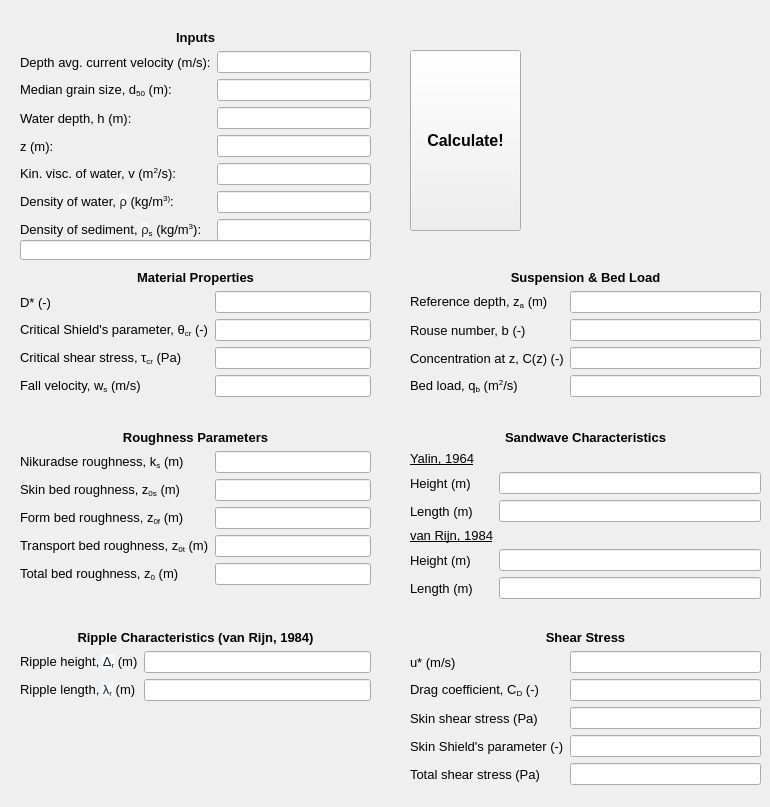
    <widget class="QWidget" name="tab">
     <attribute name="title">
      <string>Currents</string>
     </attribute>
     <widget class="QWidget" name="formLayoutWidget">
      <property name="geometry">
       <rect>
        <x>20</x>
        <y>30</y>
        <width>351</width>
        <height>232</height>
       </rect>
      </property>
      <layout class="QFormLayout" name="formLayout_2">
       <item row="2" column="0">
        <widget class="QLabel" name="Ubar_lbl">
         <property name="font">
          <font>
           <family>MS Shell Dlg 2</family>
           <pointsize>10</pointsize>
          </font>
         </property>
         <property name="text">
          <string>Depth avg. current velocity (m/s):</string>
         </property>
        </widget>
       </item>
       <item row="2" column="1">
        <widget class="QLineEdit" name="Ubar_txt"/>
       </item>
       <item row="3" column="0">
        <widget class="QLabel" name="d50_lbl">
         <property name="font">
          <font>
           <family>MS Shell Dlg 2</family>
           <pointsize>10</pointsize>
          </font>
         </property>
         <property name="text">
          <string>&lt;html&gt;&lt;head/&gt;&lt;body&gt;&lt;p&gt;Median grain size, d&lt;span style=&quot; vertical-align:sub;&quot;&gt;50&lt;/span&gt; (m):&lt;/p&gt;&lt;/body&gt;&lt;/html&gt;</string>
         </property>
        </widget>
       </item>
       <item row="3" column="1">
        <widget class="QLineEdit" name="d50_txt"/>
       </item>
       <item row="4" column="0">
        <widget class="QLabel" name="h_lbl">
         <property name="font">
          <font>
           <family>MS Shell Dlg 2</family>
           <pointsize>10</pointsize>
           <weight>50</weight>
           <bold>false</bold>
           <strikeout>false</strikeout>
           <kerning>true</kerning>
          </font>
         </property>
         <property name="text">
          <string>Water depth, h (m):</string>
         </property>
        </widget>
       </item>
       <item row="4" column="1">
        <widget class="QLineEdit" name="h_txt"/>
       </item>
       <item row="6" column="0">
        <widget class="QLabel" name="nu_lbl">
         <property name="font">
          <font>
           <family>MS Shell Dlg 2</family>
           <pointsize>10</pointsize>
          </font>
         </property>
         <property name="text">
          <string>&lt;html&gt;&lt;head/&gt;&lt;body&gt;&lt;p&gt;Kin. visc. of water, v (m&lt;span style=&quot; vertical-align:super;&quot;&gt;2&lt;/span&gt;/s):&lt;/p&gt;&lt;/body&gt;&lt;/html&gt;</string>
         </property>
        </widget>
       </item>
       <item row="6" column="1">
        <widget class="QLineEdit" name="nu_txt"/>
       </item>
       <item row="7" column="0">
        <widget class="QLabel" name="ro_lbl">
         <property name="font">
          <font>
           <family>MS Shell Dlg 2</family>
           <pointsize>10</pointsize>
          </font>
         </property>
         <property name="text">
          <string>&lt;html&gt;&lt;head/&gt;&lt;body&gt;&lt;p&gt;Density of water, &lt;span style=&quot; font-family:'sans-serif'; color:#202122; background-color:#f8f9fa;&quot;&gt;ρ&lt;/span&gt; (kg/m&lt;span style=&quot; vertical-align:super;&quot;&gt;3)&lt;/span&gt;:&lt;/p&gt;&lt;/body&gt;&lt;/html&gt;</string>
         </property>
        </widget>
       </item>
       <item row="7" column="1">
        <widget class="QLineEdit" name="ro_txt"/>
       </item>
       <item row="8" column="1">
        <widget class="QLineEdit" name="ro_s_txt"/>
       </item>
       <item row="8" column="0">
        <widget class="QLabel" name="ro_s_lbl">
         <property name="font">
          <font>
           <family>MS Shell Dlg 2</family>
           <pointsize>10</pointsize>
          </font>
         </property>
         <property name="text">
          <string>&lt;html&gt;&lt;head/&gt;&lt;body&gt;&lt;p&gt;Density of sediment, &lt;span style=&quot; font-family:'sans-serif'; color:#202122; background-color:#f8f9fa;&quot;&gt;ρ&lt;/span&gt;&lt;span style=&quot; vertical-align:sub;&quot;&gt;s&lt;/span&gt; (kg/m&lt;span style=&quot; vertical-align:super;&quot;&gt;3&lt;/span&gt;):&lt;/p&gt;&lt;/body&gt;&lt;/html&gt;</string>
         </property>
        </widget>
       </item>
       <item row="5" column="0">
        <widget class="QLabel" name="z_lbl">
         <property name="font">
          <font>
           <family>MS Shell Dlg 2</family>
           <pointsize>10</pointsize>
          </font>
         </property>
         <property name="text">
          <string>z (m):</string>
         </property>
        </widget>
       </item>
       <item row="5" column="1">
        <widget class="QLineEdit" name="z_txt"/>
       </item>
       <item row="1" column="0" colspan="2">
        <widget class="QLabel" name="inputs_lbl">
         <property name="font">
          <font>
           <family>MS Shell Dlg 2</family>
           <pointsize>10</pointsize>
           <weight>75</weight>
           <bold>true</bold>
          </font>
         </property>
         <property name="text">
          <string>&lt;html&gt;&lt;head/&gt;&lt;body&gt;&lt;p align=&quot;center&quot;&gt;Inputs&lt;/p&gt;&lt;/body&gt;&lt;/html&gt;</string>
         </property>
        </widget>
       </item>
      </layout>
     </widget>
     <widget class="QPushButton" name="calculateCurrent_btn">
      <property name="geometry">
       <rect>
        <x>410</x>
        <y>50</y>
        <width>111</width>
        <height>181</height>
       </rect>
      </property>
      <property name="font">
       <font>
        <family>MS Shell Dlg 2</family>
        <pointsize>12</pointsize>
        <weight>75</weight>
        <bold>true</bold>
       </font>
      </property>
      <property name="text">
       <string>Calculate!</string>
      </property>
     </widget>
     <widget class="QWidget" name="formLayoutWidget_2">
      <property name="geometry">
       <rect>
        <x>20</x>
        <y>430</y>
        <width>351</width>
        <height>174</height>
       </rect>
      </property>
      <layout class="QFormLayout" name="formLayout_3">
       <item row="1" column="0" colspan="2">
        <widget class="QLabel" name="roughness_lbl">
         <property name="font">
          <font>
           <family>MS Shell Dlg 2</family>
           <pointsize>10</pointsize>
           <weight>75</weight>
           <bold>true</bold>
          </font>
         </property>
         <property name="text">
          <string>&lt;html&gt;&lt;head/&gt;&lt;body&gt;&lt;p align=&quot;center&quot;&gt;Roughness Parameters&lt;/p&gt;&lt;/body&gt;&lt;/html&gt;</string>
         </property>
        </widget>
       </item>
       <item row="2" column="0">
        <widget class="QLabel" name="ks_lbl">
         <property name="font">
          <font>
           <family>MS Shell Dlg 2</family>
           <pointsize>10</pointsize>
          </font>
         </property>
         <property name="text">
          <string>&lt;html&gt;&lt;head/&gt;&lt;body&gt;&lt;p&gt;Nikuradse roughness, k&lt;span style=&quot; vertical-align:sub;&quot;&gt;s&lt;/span&gt; (m)&lt;/p&gt;&lt;/body&gt;&lt;/html&gt;</string>
         </property>
        </widget>
       </item>
       <item row="2" column="1">
        <widget class="QLineEdit" name="ks_txt">
         <property name="readOnly">
          <bool>true</bool>
         </property>
        </widget>
       </item>
       <item row="3" column="0">
        <widget class="QLabel" name="z0s_lbl">
         <property name="font">
          <font>
           <family>MS Shell Dlg 2</family>
           <pointsize>10</pointsize>
          </font>
         </property>
         <property name="text">
          <string>&lt;html&gt;&lt;head/&gt;&lt;body&gt;&lt;p&gt;Skin bed roughness, z&lt;span style=&quot; vertical-align:sub;&quot;&gt;0s&lt;/span&gt; (m)&lt;/p&gt;&lt;/body&gt;&lt;/html&gt;</string>
         </property>
        </widget>
       </item>
       <item row="3" column="1">
        <widget class="QLineEdit" name="z0s_txt">
         <property name="readOnly">
          <bool>true</bool>
         </property>
        </widget>
       </item>
       <item row="4" column="0">
        <widget class="QLabel" name="z0f_lbl">
         <property name="font">
          <font>
           <family>MS Shell Dlg 2</family>
           <pointsize>10</pointsize>
          </font>
         </property>
         <property name="text">
          <string>&lt;html&gt;&lt;head/&gt;&lt;body&gt;&lt;p&gt;Form bed roughness, z&lt;span style=&quot; vertical-align:sub;&quot;&gt;0f&lt;/span&gt; (m)&lt;/p&gt;&lt;/body&gt;&lt;/html&gt;</string>
         </property>
        </widget>
       </item>
       <item row="4" column="1">
        <widget class="QLineEdit" name="z0f_txt">
         <property name="readOnly">
          <bool>true</bool>
         </property>
        </widget>
       </item>
       <item row="5" column="0">
        <widget class="QLabel" name="z0t_lnl">
         <property name="font">
          <font>
           <family>MS Shell Dlg 2</family>
           <pointsize>10</pointsize>
          </font>
         </property>
         <property name="text">
          <string>&lt;html&gt;&lt;head/&gt;&lt;body&gt;&lt;p&gt;Transport bed roughness, z&lt;span style=&quot; vertical-align:sub;&quot;&gt;0t&lt;/span&gt; (m)&lt;/p&gt;&lt;/body&gt;&lt;/html&gt;</string>
         </property>
        </widget>
       </item>
       <item row="5" column="1">
        <widget class="QLineEdit" name="z0t_txt">
         <property name="readOnly">
          <bool>true</bool>
         </property>
        </widget>
       </item>
       <item row="6" column="0">
        <widget class="QLabel" name="z0_lbl">
         <property name="font">
          <font>
           <family>MS Shell Dlg 2</family>
           <pointsize>10</pointsize>
          </font>
         </property>
         <property name="text">
          <string>&lt;html&gt;&lt;head/&gt;&lt;body&gt;&lt;p&gt;Total bed roughness, z&lt;span style=&quot; vertical-align:sub;&quot;&gt;0&lt;/span&gt; (m)&lt;/p&gt;&lt;/body&gt;&lt;/html&gt;</string>
         </property>
        </widget>
       </item>
       <item row="6" column="1">
        <widget class="QLineEdit" name="z0_txt">
         <property name="readOnly">
          <bool>true</bool>
         </property>
        </widget>
       </item>
      </layout>
     </widget>
     <widget class="QWidget" name="formLayoutWidget_3">
      <property name="geometry">
       <rect>
        <x>20</x>
        <y>630</y>
        <width>351</width>
        <height>81</height>
       </rect>
      </property>
      <layout class="QFormLayout" name="formLayout_4">
       <item row="1" column="0">
        <widget class="QLabel" name="rippleHeight_lbl">
         <property name="font">
          <font>
           <family>MS Shell Dlg 2</family>
           <pointsize>10</pointsize>
          </font>
         </property>
         <property name="text">
          <string>&lt;html&gt;&lt;head/&gt;&lt;body&gt;&lt;p&gt;Ripple height, &lt;span style=&quot; font-family:'sans-serif'; color:#202122; background-color:#f8f9fa;&quot;&gt;Δ&lt;/span&gt;&lt;span style=&quot; font-family:'sans-serif'; color:#202122; background-color:#f8f9fa; vertical-align:sub;&quot;&gt;r&lt;/span&gt; (m)&lt;/p&gt;&lt;/body&gt;&lt;/html&gt;</string>
         </property>
        </widget>
       </item>
       <item row="1" column="1">
        <widget class="QLineEdit" name="rippleHeight_txt">
         <property name="readOnly">
          <bool>true</bool>
         </property>
        </widget>
       </item>
       <item row="2" column="0">
        <widget class="QLabel" name="rippleLength_lbl">
         <property name="font">
          <font>
           <family>MS Shell Dlg 2</family>
           <pointsize>10</pointsize>
          </font>
         </property>
         <property name="text">
          <string>&lt;html&gt;&lt;head/&gt;&lt;body&gt;&lt;p&gt;Ripple length, &lt;span style=&quot; font-family:'sans-serif'; color:#202122; background-color:#f8f9fa;&quot;&gt;λ&lt;/span&gt;&lt;span style=&quot; font-family:'sans-serif'; color:#202122; background-color:#f8f9fa; vertical-align:sub;&quot;&gt;r&lt;/span&gt; (m)&lt;/p&gt;&lt;/body&gt;&lt;/html&gt;</string>
         </property>
        </widget>
       </item>
       <item row="2" column="1">
        <widget class="QLineEdit" name="rippleLength_txt">
         <property name="readOnly">
          <bool>true</bool>
         </property>
        </widget>
       </item>
       <item row="0" column="0" colspan="2">
        <widget class="QLabel" name="rippleCharacteristics_lbl">
         <property name="font">
          <font>
           <family>MS Shell Dlg 2</family>
           <pointsize>10</pointsize>
           <weight>75</weight>
           <bold>true</bold>
          </font>
         </property>
         <property name="text">
          <string>&lt;html&gt;&lt;head/&gt;&lt;body&gt;&lt;p align=&quot;center&quot;&gt;Ripple Characteristics (van Rijn, 1984)&lt;/p&gt;&lt;/body&gt;&lt;/html&gt;</string>
         </property>
        </widget>
       </item>
      </layout>
     </widget>
     <widget class="QWidget" name="formLayoutWidget_4">
      <property name="geometry">
       <rect>
        <x>410</x>
        <y>430</y>
        <width>351</width>
        <height>193</height>
       </rect>
      </property>
      <layout class="QFormLayout" name="formLayout_5">
       <item row="1" column="0">
        <widget class="QLabel" name="yalin1964_lbl">
         <property name="font">
          <font>
           <family>MS Shell Dlg 2</family>
           <pointsize>10</pointsize>
           <weight>50</weight>
           <bold>false</bold>
           <underline>true</underline>
          </font>
         </property>
         <property name="text">
          <string>&lt;html&gt;&lt;head/&gt;&lt;body&gt;&lt;p&gt;Yalin, 1964&lt;/p&gt;&lt;/body&gt;&lt;/html&gt;</string>
         </property>
        </widget>
       </item>
       <item row="2" column="0">
        <widget class="QLabel" name="swHeightYalin_lbl">
         <property name="font">
          <font>
           <family>MS Shell Dlg 2</family>
           <pointsize>10</pointsize>
          </font>
         </property>
         <property name="text">
          <string>Height (m)</string>
         </property>
        </widget>
       </item>
       <item row="2" column="1">
        <widget class="QLineEdit" name="swHeightYalin_txt">
         <property name="readOnly">
          <bool>true</bool>
         </property>
        </widget>
       </item>
       <item row="3" column="0">
        <widget class="QLabel" name="swLengthYalin_lbl">
         <property name="font">
          <font>
           <family>MS Shell Dlg 2</family>
           <pointsize>10</pointsize>
          </font>
         </property>
         <property name="text">
          <string>Length (m)</string>
         </property>
        </widget>
       </item>
       <item row="3" column="1">
        <widget class="QLineEdit" name="swLengthYalin_txt">
         <property name="readOnly">
          <bool>true</bool>
         </property>
        </widget>
       </item>
       <item row="4" column="0">
        <widget class="QLabel" name="vanRijn1984_lbl">
         <property name="font">
          <font>
           <family>MS Shell Dlg 2</family>
           <pointsize>10</pointsize>
           <weight>50</weight>
           <bold>false</bold>
           <underline>true</underline>
          </font>
         </property>
         <property name="text">
          <string>&lt;html&gt;&lt;head/&gt;&lt;body&gt;&lt;p&gt;van Rijn, 1984&lt;/p&gt;&lt;/body&gt;&lt;/html&gt;</string>
         </property>
        </widget>
       </item>
       <item row="5" column="0">
        <widget class="QLabel" name="swLengthvanRijn_lbl">
         <property name="font">
          <font>
           <family>MS Shell Dlg 2</family>
           <pointsize>10</pointsize>
          </font>
         </property>
         <property name="text">
          <string>Height (m)</string>
         </property>
        </widget>
       </item>
       <item row="5" column="1">
        <widget class="QLineEdit" name="swHeightvanRijn_txt">
         <property name="readOnly">
          <bool>true</bool>
         </property>
        </widget>
       </item>
       <item row="6" column="0">
        <widget class="QLabel" name="swLengthvanRijn_lbl_2">
         <property name="font">
          <font>
           <family>MS Shell Dlg 2</family>
           <pointsize>10</pointsize>
          </font>
         </property>
         <property name="text">
          <string>Length (m)</string>
         </property>
        </widget>
       </item>
       <item row="6" column="1">
        <widget class="QLineEdit" name="swLengthvanRijn_txt">
         <property name="readOnly">
          <bool>true</bool>
         </property>
        </widget>
       </item>
       <item row="0" column="0" colspan="2">
        <widget class="QLabel" name="swCharacteristics_lbl">
         <property name="font">
          <font>
           <family>MS Shell Dlg 2</family>
           <pointsize>10</pointsize>
           <weight>75</weight>
           <bold>true</bold>
          </font>
         </property>
         <property name="text">
          <string>&lt;html&gt;&lt;head/&gt;&lt;body&gt;&lt;p align=&quot;center&quot;&gt;Sandwave Characteristics&lt;/p&gt;&lt;/body&gt;&lt;/html&gt;</string>
         </property>
        </widget>
       </item>
      </layout>
     </widget>
     <widget class="QWidget" name="formLayoutWidget_5">
      <property name="geometry">
       <rect>
        <x>20</x>
        <y>270</y>
        <width>351</width>
        <height>139</height>
       </rect>
      </property>
      <layout class="QFormLayout" name="formLayout_6">
       <item row="1" column="0">
        <widget class="QLabel" name="Dstar_lbl">
         <property name="font">
          <font>
           <family>MS Shell Dlg 2</family>
           <pointsize>10</pointsize>
          </font>
         </property>
         <property name="text">
          <string>D* (-)</string>
         </property>
        </widget>
       </item>
       <item row="1" column="1">
        <widget class="QLineEdit" name="Dstar_txt">
         <property name="readOnly">
          <bool>true</bool>
         </property>
        </widget>
       </item>
       <item row="2" column="0">
        <widget class="QLabel" name="crShields_lbl">
         <property name="font">
          <font>
           <family>MS Shell Dlg 2</family>
           <pointsize>10</pointsize>
          </font>
         </property>
         <property name="text">
          <string>&lt;html&gt;&lt;head/&gt;&lt;body&gt;&lt;p&gt;Critical Shield's parameter, θ&lt;span style=&quot; vertical-align:sub;&quot;&gt;cr&lt;/span&gt; (-)&lt;/p&gt;&lt;/body&gt;&lt;/html&gt;</string>
         </property>
        </widget>
       </item>
       <item row="2" column="1">
        <widget class="QLineEdit" name="crShields_txt">
         <property name="readOnly">
          <bool>true</bool>
         </property>
        </widget>
       </item>
       <item row="3" column="0">
        <widget class="QLabel" name="crShear_lbl">
         <property name="font">
          <font>
           <family>MS Shell Dlg 2</family>
           <pointsize>10</pointsize>
           <weight>50</weight>
           <bold>false</bold>
           <strikeout>false</strikeout>
           <kerning>true</kerning>
          </font>
         </property>
         <property name="text">
          <string>&lt;html&gt;&lt;head/&gt;&lt;body&gt;&lt;p&gt;Critical shear stress, τ&lt;span style=&quot; vertical-align:sub;&quot;&gt;cr&lt;/span&gt; (Pa)&lt;/p&gt;&lt;/body&gt;&lt;/html&gt;</string>
         </property>
        </widget>
       </item>
       <item row="3" column="1">
        <widget class="QLineEdit" name="crShear_txt">
         <property name="readOnly">
          <bool>true</bool>
         </property>
        </widget>
       </item>
       <item row="0" column="0" colspan="2">
        <widget class="QLabel" name="materialProperties_lbl">
         <property name="font">
          <font>
           <family>MS Shell Dlg 2</family>
           <pointsize>10</pointsize>
           <weight>75</weight>
           <bold>true</bold>
          </font>
         </property>
         <property name="text">
          <string>&lt;html&gt;&lt;head/&gt;&lt;body&gt;&lt;p align=&quot;center&quot;&gt;Material Properties&lt;/p&gt;&lt;/body&gt;&lt;/html&gt;</string>
         </property>
        </widget>
       </item>
       <item row="4" column="0">
        <widget class="QLabel" name="fallVelocity_lbl">
         <property name="font">
          <font>
           <family>MS Shell Dlg 2</family>
           <pointsize>10</pointsize>
           <weight>50</weight>
           <bold>false</bold>
           <strikeout>false</strikeout>
           <kerning>true</kerning>
          </font>
         </property>
         <property name="text">
          <string>&lt;html&gt;&lt;head/&gt;&lt;body&gt;&lt;p&gt;Fall velocity, w&lt;span style=&quot; vertical-align:sub;&quot;&gt;s&lt;/span&gt; (m/s)&lt;/p&gt;&lt;/body&gt;&lt;/html&gt;</string>
         </property>
        </widget>
       </item>
       <item row="4" column="1">
        <widget class="QLineEdit" name="fallVelocity_txt">
         <property name="readOnly">
          <bool>true</bool>
         </property>
        </widget>
       </item>
      </layout>
     </widget>
     <widget class="QWidget" name="formLayoutWidget_6">
      <property name="geometry">
       <rect>
        <x>410</x>
        <y>630</y>
        <width>351</width>
        <height>168</height>
       </rect>
      </property>
      <layout class="QFormLayout" name="formLayout_7">
       <item row="1" column="0">
        <widget class="QLabel" name="uStar_lbl">
         <property name="font">
          <font>
           <family>MS Shell Dlg 2</family>
           <pointsize>10</pointsize>
          </font>
         </property>
         <property name="text">
          <string>u* (m/s)</string>
         </property>
        </widget>
       </item>
       <item row="1" column="1">
        <widget class="QLineEdit" name="uStar_txt">
         <property name="readOnly">
          <bool>true</bool>
         </property>
        </widget>
       </item>
       <item row="2" column="0">
        <widget class="QLabel" name="CD_lbl">
         <property name="font">
          <font>
           <family>MS Shell Dlg 2</family>
           <pointsize>10</pointsize>
          </font>
         </property>
         <property name="frameShadow">
          <enum>QFrame::Raised</enum>
         </property>
         <property name="text">
          <string>&lt;html&gt;&lt;head/&gt;&lt;body&gt;&lt;p&gt;Drag coefficient, C&lt;span style=&quot; vertical-align:sub;&quot;&gt;D&lt;/span&gt; (-)&lt;/p&gt;&lt;/body&gt;&lt;/html&gt;</string>
         </property>
        </widget>
       </item>
       <item row="2" column="1">
        <widget class="QLineEdit" name="CD_txt">
         <property name="readOnly">
          <bool>true</bool>
         </property>
        </widget>
       </item>
       <item row="3" column="0">
        <widget class="QLabel" name="skinShear_lbl">
         <property name="font">
          <font>
           <family>MS Shell Dlg 2</family>
           <pointsize>10</pointsize>
           <weight>50</weight>
           <bold>false</bold>
           <strikeout>false</strikeout>
           <kerning>true</kerning>
          </font>
         </property>
         <property name="text">
          <string>Skin shear stress (Pa)</string>
         </property>
        </widget>
       </item>
       <item row="3" column="1">
        <widget class="QLineEdit" name="skinShear_txt">
         <property name="readOnly">
          <bool>true</bool>
         </property>
        </widget>
       </item>
       <item row="4" column="0">
        <widget class="QLabel" name="skinShields_lbl">
         <property name="font">
          <font>
           <family>MS Shell Dlg 2</family>
           <pointsize>10</pointsize>
           <weight>50</weight>
           <bold>false</bold>
           <strikeout>false</strikeout>
           <kerning>true</kerning>
          </font>
         </property>
         <property name="text">
          <string>Skin Shield's parameter (-)</string>
         </property>
        </widget>
       </item>
       <item row="4" column="1">
        <widget class="QLineEdit" name="skinShields_txt">
         <property name="readOnly">
          <bool>true</bool>
         </property>
        </widget>
       </item>
       <item row="5" column="0">
        <widget class="QLabel" name="totalShear_lbl">
         <property name="font">
          <font>
           <family>MS Shell Dlg 2</family>
           <pointsize>10</pointsize>
           <weight>50</weight>
           <bold>false</bold>
           <strikeout>false</strikeout>
           <kerning>true</kerning>
          </font>
         </property>
         <property name="text">
          <string>Total shear stress (Pa)</string>
         </property>
        </widget>
       </item>
       <item row="5" column="1">
        <widget class="QLineEdit" name="totalShear_txt">
         <property name="readOnly">
          <bool>true</bool>
         </property>
        </widget>
       </item>
       <item row="0" column="0" colspan="2">
        <widget class="QLabel" name="shear_lbl">
         <property name="font">
          <font>
           <family>MS Shell Dlg 2</family>
           <pointsize>10</pointsize>
           <weight>75</weight>
           <bold>true</bold>
          </font>
         </property>
         <property name="text">
          <string>&lt;html&gt;&lt;head/&gt;&lt;body&gt;&lt;p align=&quot;center&quot;&gt;Shear Stress&lt;/p&gt;&lt;/body&gt;&lt;/html&gt;</string>
         </property>
        </widget>
       </item>
      </layout>
     </widget>
     <widget class="QLineEdit" name="condition_txt">
      <property name="geometry">
       <rect>
        <x>20</x>
        <y>240</y>
        <width>351</width>
        <height>20</height>
       </rect>
      </property>
      <property name="font">
       <font>
        <family>MS Shell Dlg 2</family>
        <weight>75</weight>
        <bold>true</bold>
       </font>
      </property>
      <property name="readOnly">
       <bool>true</bool>
      </property>
     </widget>
     <widget class="QWidget" name="formLayoutWidget_7">
      <property name="geometry">
       <rect>
        <x>410</x>
        <y>270</y>
        <width>351</width>
        <height>139</height>
       </rect>
      </property>
      <layout class="QFormLayout" name="formLayout_8">
       <item row="0" column="0" colspan="2">
        <widget class="QLabel" name="materialProperties_lbl_2">
         <property name="font">
          <font>
           <family>MS Shell Dlg 2</family>
           <pointsize>10</pointsize>
           <weight>75</weight>
           <bold>true</bold>
          </font>
         </property>
         <property name="text">
          <string>&lt;html&gt;&lt;head/&gt;&lt;body&gt;&lt;p align=&quot;center&quot;&gt;Suspension &amp;amp; Bed Load&lt;/p&gt;&lt;/body&gt;&lt;/html&gt;</string>
         </property>
        </widget>
       </item>
       <item row="1" column="0">
        <widget class="QLabel" name="za_lbl">
         <property name="font">
          <font>
           <family>MS Shell Dlg 2</family>
           <pointsize>10</pointsize>
          </font>
         </property>
         <property name="text">
          <string>&lt;html&gt;&lt;head/&gt;&lt;body&gt;&lt;p&gt;Reference depth, z&lt;span style=&quot; vertical-align:sub;&quot;&gt;a&lt;/span&gt; (m)&lt;/p&gt;&lt;/body&gt;&lt;/html&gt;</string>
         </property>
        </widget>
       </item>
       <item row="1" column="1">
        <widget class="QLineEdit" name="za_txt">
         <property name="readOnly">
          <bool>true</bool>
         </property>
        </widget>
       </item>
       <item row="2" column="0">
        <widget class="QLabel" name="rouse_lbl">
         <property name="font">
          <font>
           <family>MS Shell Dlg 2</family>
           <pointsize>10</pointsize>
          </font>
         </property>
         <property name="text">
          <string>Rouse number, b (-)</string>
         </property>
        </widget>
       </item>
       <item row="2" column="1">
        <widget class="QLineEdit" name="rouse_txt">
         <property name="readOnly">
          <bool>true</bool>
         </property>
        </widget>
       </item>
       <item row="3" column="0">
        <widget class="QLabel" name="concentration_lbl">
         <property name="font">
          <font>
           <family>MS Shell Dlg 2</family>
           <pointsize>10</pointsize>
          </font>
         </property>
         <property name="text">
          <string>Concentration at z, C(z) (-)</string>
         </property>
        </widget>
       </item>
       <item row="3" column="1">
        <widget class="QLineEdit" name="concentration_txt">
         <property name="readOnly">
          <bool>true</bool>
         </property>
        </widget>
       </item>
       <item row="4" column="0">
        <widget class="QLabel" name="qb_lbl">
         <property name="font">
          <font>
           <family>MS Shell Dlg 2</family>
           <pointsize>10</pointsize>
          </font>
         </property>
         <property name="text">
          <string>&lt;html&gt;&lt;head/&gt;&lt;body&gt;&lt;p&gt;Bed load, q&lt;span style=&quot; vertical-align:sub;&quot;&gt;b&lt;/span&gt; (m&lt;span style=&quot; vertical-align:super;&quot;&gt;2&lt;/span&gt;/s)&lt;/p&gt;&lt;/body&gt;&lt;/html&gt;</string>
         </property>
        </widget>
       </item>
       <item row="4" column="1">
        <widget class="QLineEdit" name="qb_txt">
         <property name="readOnly">
          <bool>true</bool>
         </property>
        </widget>
       </item>
      </layout>
     </widget>
    </widget>
